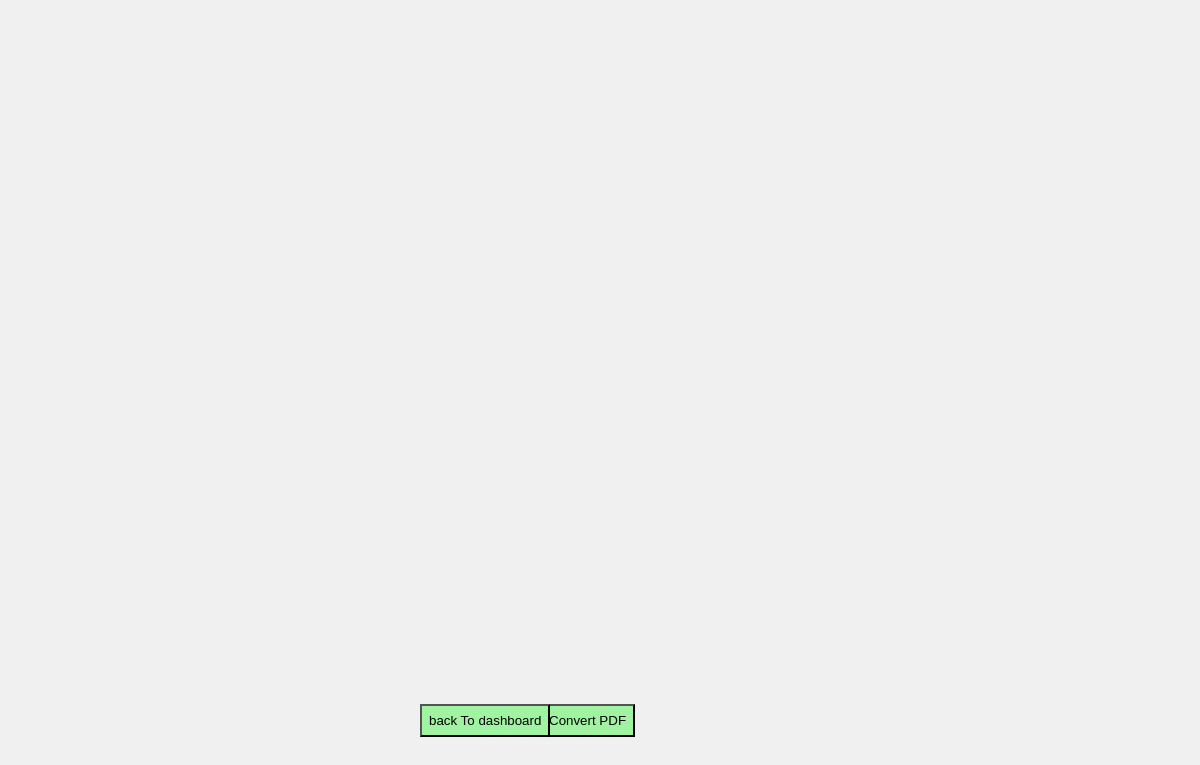
Before: /user/certificate.php?id=cse556 with the older database file.
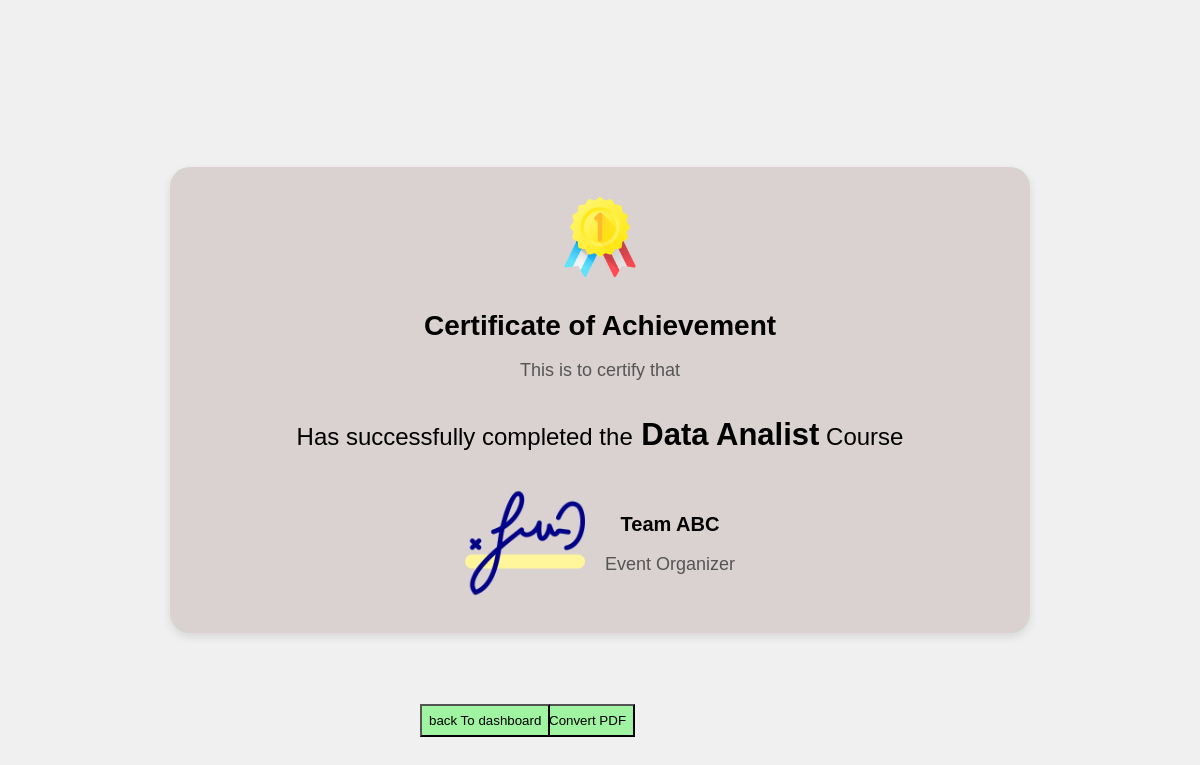
After: the same page with the newer database file.
### tables this page shows
CREATE TABLE `course` (
  `ID` int NOT NULL,
  `Name` varchar(50) DEFAULT NULL,
  `complete` int DEFAULT NULL,
  `course_code` varchar(255) DEFAULT NULL,
  `img` varchar(1200) DEFAULT NULL,
  `fee` int DEFAULT NULL
);

### user/certificate.php (the view, shortened to what this page needs)
<!DOCTYPE html>
<html lang="en">
<head>
</head>
<?php
include('connection.php');
$sql = "SELECT * FROM course where course_code='{$_GET['id']}'";
$result = $connection->query($sql);
if ($result->num_rows > 0) {
    $row = $result->fetch_assoc();
?>
<body>
  <div id="now">
  <div class="certificate">
    <img class="logo" src="quality (2).png" alt="Logo">
    <h1 class="title">Certificate of Achievement</h1>
    <p class="subtitle">This is to certify that</p>
    <p class="event">Has successfully completed the<span class="course"> <?php echo $row['Name'] ;?></span> Course</p>
    <div class="signature">
      <img src="ukrainian.png" alt="Signature">
      <div>
        <p class="organizer">Team ABC</p>
        <p class="role">Event Organizer</p>
      </div>
    </div>
  </div>
  </div>
  <?php
}
 ?>
<input class="cer" type="button" value="Convert PDF" onclick="convertHTMLtoPDF()">
<a href="\user2\index.php"><button class="cer1" >back To dashboard</button></a>
</body>
</html>

Changed rows visible on the page:
added course: Name "Data Analist"
Other visible differences:
text now shown: "Certificate of Achievement This is to certify that Has successfully completed the Course Team ABC Event Organizer"
